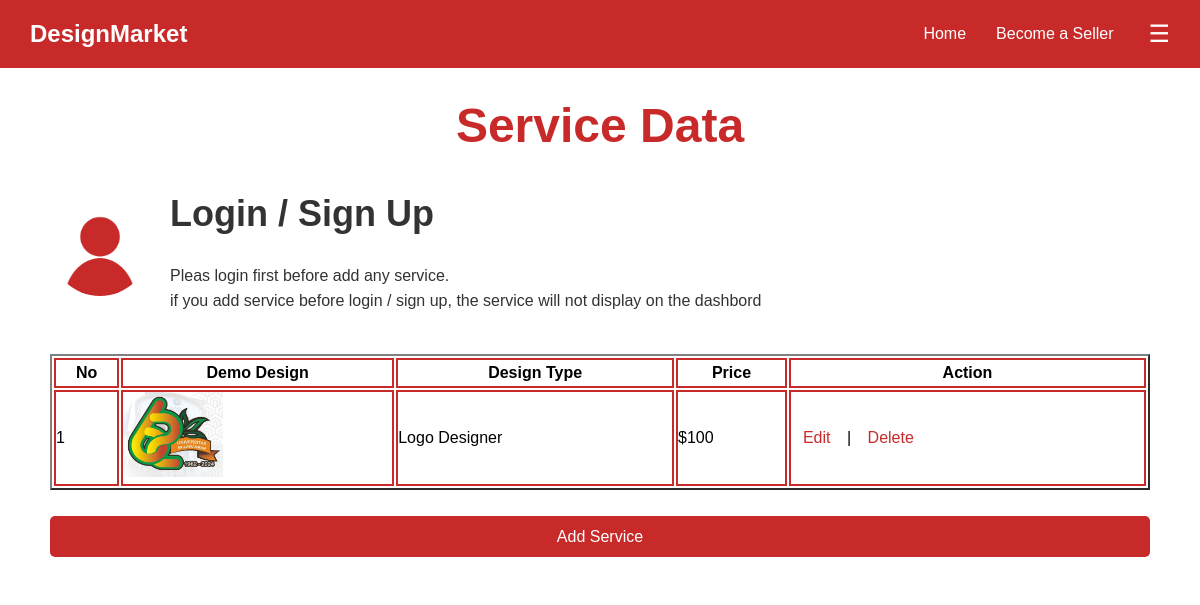
/jasa/formJasa.php, run on the app's committed database.
### tables this page shows
CREATE TABLE `jasa` (
  `id` int(11) NOT NULL,
  `username` varchar(100) NOT NULL,
  `demoDesign` varchar(255) NOT NULL,
  `designType` varchar(100) NOT NULL,
  `price` int(11) NOT NULL
);

### jasa/formJasa.php (the view, shortened to what this page needs)
<?php
    require "../connection.php";
    if (isset($_SESSION['username'])) {
        $curUser = $_SESSION['username'];
    } else{
        $curUser = "Guest";
    }
    $sql = mysqli_query($conn, "SELECT * FROM jasa");
    $jasa = [];
    while ($row = mysqli_fetch_assoc($sql)){
        $jasa[] = $row;
    }
    $filterJasa = array_filter($jasa, function($item) use ($curUser) {
        return isset($curUser) && $item['username'] === $curUser;
    });
?>
<!DOCTYPE html>
<html lang="en">
<head>
    <link rel="stylesheet" href="../style/style.css">
</head>
<body class="light-mode">
    <?php require '../navbar.php'; ?>
    <h1 class="form-header">Service Data</h1>
    <section class="creator-profile-section">
        <?php if(isset($_SESSION['username'])): ?>
            <div class="creator-picture"">
                <img src="../assets/profilePicture.png" alt="User Photo" class="profile-picture">
            </div>
            <div class="creator-info">
                <h1><?php echo $_SESSION['username']; ?></h1>
                <p><?php echo $_SESSION['email']; ?></p>
            </div>
            <div class="creator-rating">
                <h1>Rating</h1>
                <p>0.0</p>
            </div>
        <?php else: ?>
            <div class="creator-picture">
                <img src="../assets/profile-picture.png" alt="User Photo" class="profile-picture">
            </div><br>
            <div class="creator-info">
                <h1><a href="../akun/login.php">Login / Sign Up</a></h1>
                <p>Pleas login first before add any service.</p>
                <p>if you add service before login / sign up, the service will not display on the dashbord</p>
            </div>
        <?php endif; ?>
    </section>
    <section class="creator-service-section">
        <table border=2>
            <thead>
                <tr>
                    <th>No</th>
                    <th>Demo Design</th>
                    <th>Design Type</th>
                    <th>Price</th>
                    <th>Action</th>
                </tr>
            </thead>
            <tbody>
                <?php $i = 1; foreach($filterJasa as $jasa) : ?>
                <tr>
                    <td><?= $i ?></td>
                    <?php $direktori = "../Database/demoDesign/" . $jasa["demoDesign"]; ?>
                    <td><?php if ($jasa["demoDesign"] == "") {
                                echo "Image Not Avilable";
                            } else {
                                echo "<img src='$direktori' alt='demoDesign' width='100px'>";
                    } ?></td>
                    <td><?= $jasa["designType"] ?></td>
                    <td><?= "$". $jasa["price"] ?></td>
                    <td>
                        <a href="editJasa.php?id=<?= $jasa['id'] ?>" class="action">Edit</a> |
                        <a href="deleteJasa.php?id=<?= $jasa['id'] ?>" onclick = "return confirm('Yakin ingin menghapus data?');" class="action">Delete</a>
                    </td>
                </tr>
                <?php $i++; endforeach ?>
            </tbody>
        </table>
        <br>
        <a href="createJasa.php" class="link-add">Add Service</a>
    </section>
</body>
</html>

### style/style.css (style rules this page uses)
* { margin: 0; padding: 0; box-sizing: border-box; }
html { height: 100%; }
body { display: flex; flex-direction: column; position: relative; min-height: 100vh; margin: 0; font-family: Arial, sans-serif; line-height: 1.6; background-color: white; }
h1 { font-size: 36px; margin-bottom: 20px; }
.profile-picture { align-self: center; width: 100px; height: 100px; border-radius: 50%; border-color: #c82a2a; }
.creator-profile-section { display: flex; flex-direction: row; padding: 20px 50px; background-color: #fff; }
.creator-picture { align-self: center; }
.creator-info { text-decoration: none; align-self: left; color: #333; margin-left: 20px; }
.creator-info a { text-decoration: none; color: #333; }
.creator-service-section { display: flex; flex-direction: column; padding: 20px 50px; background-color: #fff; }
.action { text-decoration: none; color: #c82a2a; padding: 8px 12px; border-radius: 5px; }
.link-add { text-align: center; text-decoration: none; color: white; background-color: #c82a2a; padding: 8px 12px; border-radius: 5px; }
.form-header { text-align: center; padding-top: 20px; padding-left: 50px; padding-right: 50px; margin: 0; color: #c82a2a; font-size: 3.0em; }
.crud-service-section table, th, td { border: 2px solid #c82a2a; }

### data on the page
jasa: demoDesign (picture), designType "Logo Designer", price "100"
